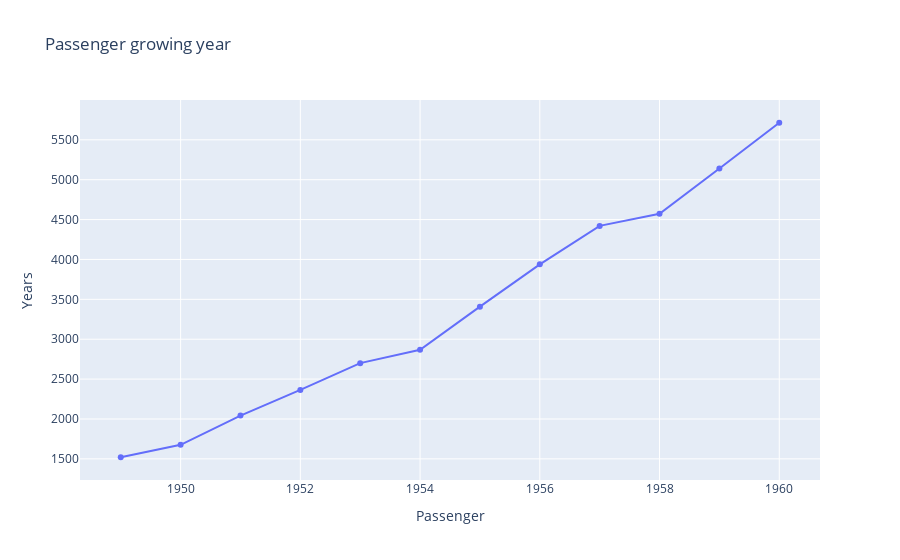

Write notebook code for a chart like this one.
### Code cell
flights = sns.load_dataset("flights")  
years = flights.groupby("year")["passengers"].sum()

fig = go.Figure(data = go.Scatter(x = years.index , y = years ))
 
fig.update_layout(
title = "Passenger growing year",
        xaxis_title = "Passenger" , 
        yaxis_title = "Years" ,
) 
fig.show()

### Figure 1 — Plotly figure (JSON) as saved in the notebook; plotly's stock layout.template omitted (floating-point values rounded to 4 significant figures)
{"data": [{"type": "scatter", "x": [1949, 1950, 1951, 1952, 1953, 1954, 1955, 1956, 1957, 1958, 1959, 1960], "y": [1520, 1676, 2042, 2364, 2700, 2867, 3408, 3939, 4421, 4572, 5140, 5714]}], "layout": {"title": {"text": "Passenger growing year"}, "xaxis": {"title": {"text": "Passenger"}}, "yaxis": {"title": {"text": "Years"}}}}
